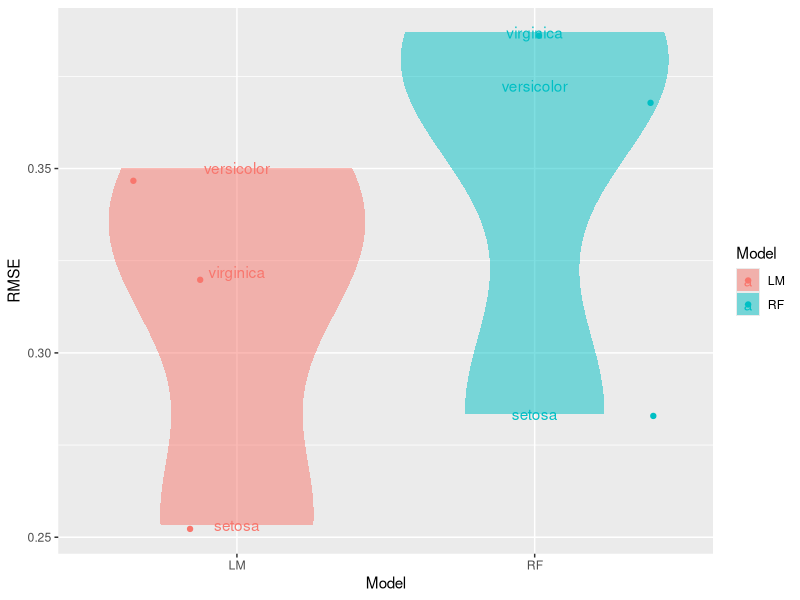

Recreate this plot in R.
rm(list=ls())

library(tidyverse)
library(modelr)
library(randomForest)

lm_cv_folds <- function(folds) {
  map(folds$train, ~ lm(Sepal.Length ~ ., data = .x))
}

rf_cv_folds <- function(folds) {
  map(folds$train, ~ randomForest(Sepal.Length ~ ., data = .x))
}

predict_test <- function(model, folds) {
  map2(model, folds$test, predict)
}

rmse_test <- function(model, folds) {
  rmse_list <- map2(model, folds$test, rmse)
  
  mean(unlist(rmse_list))
}

iris_ndf <- iris %>% 
  group_by(Species) %>% 
  nest() %>% 
  mutate(folds = map(data, crossv_kfold),
         lm_fit_cv = map(folds, lm_cv_folds),
         rf_fit_cv = map(folds, rf_cv_folds),
         lm_pred = map2(lm_fit_cv, folds, predict_test),
         rf_pred = map2(rf_fit_cv, folds, predict_test),
         lm_rmse_test = map2(lm_fit_cv, folds, rmse_test),
         rf_rmse_test = map2(rf_fit_cv, folds, rmse_test)) %>% 
  unnest(lm_rmse_test, rf_rmse_test)


iris_ndf %>% 
  select(Species, LM = lm_rmse_test, RF = rf_rmse_test) %>% 
  gather(Model, RMSE, -Species) %>% 
  ggplot(aes(x = Model, y = RMSE, fill = Model, colour = Model)) +
  geom_violin(alpha = 0.5, colour = NA) +
  geom_jitter() +
  # geom_point() +
  geom_text(aes(label = Species))


# Plot prediction - need to train model off all data first.





#### Old ======================================================================

# calc_test_rmse <- function(model, folds) {
#   pred_list <- map2(.x = fit, .y = folds$test, ~ predict(.x, .y))
#   resid_list <- map2(pred_list, folds$test,
#                      ~ .x - as.data.frame(.y)$Sepal.Length)
#   rmse_list <- map(resid_list, ~ sqrt(mean(.x^2, na.rm = TRUE)))
#   rmse_list
# }